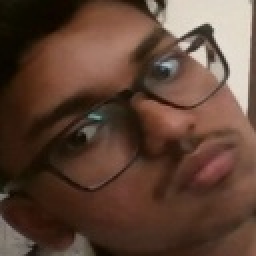
#> input picture registered_faces/U24CS146_latest.jpg, 128 x 128 px (shown 2 times larger); its folder holds only this picture in this run
$ python -i anti_spoofing.py   (imports and definitions only)   (older library calls are emulated)
#> lines starting #> are read from the running program, lines starting #| are printed output that depends on the picture
"""
anti_spoofing.py — v3: SCORE-GATE REJECTION

New approach:
  - Compute a PHOTO SCORE (0–100). If >= 40 → REJECT as photo/spoof.
  - Liveness score = 100 - photo_score (clamped).
  - Attendance only allowed if liveness_score >= 60.

Photo detection signals (each contributes to photo_score):
  1. FLATNESS  — Laplacian variance. Real faces are 3D and sharp.
                 Photos/screens are flat → low Laplacian.
  2. STATIC    — Frame-to-frame pixel diff. Photos don't move at all.
  3. GRADIENT  — Gradient magnitude distribution. Photos have hard compression edges.
  4. DEPTH VAR — Variance of local contrast patches. Flat=photo, varied=real.
  5. BLINK     — No blink detected after N frames → strong photo indicator.
  6. MOIRE     — Screen moire pattern detection via FFT peak analysis.

Rejection rule:  photo_score >= 40  →  REJECTED  (liveness_score < 60)
Acceptance rule: photo_score < 40   →  ACCEPTED   (liveness_score >= 60)
"""

import cv2
import numpy as np
from collections import deque

# ── Thresholds ────────────────────────────────────────────────────────────────

LIVENESS_THRESHOLD   = 60    # liveness_score must be >= this (0–100 scale)
PHOTO_REJECT_SCORE   = 40    # photo_score >= this → reject
WARMUP_FRAMES        = 30    # don't pass before this many frames
MIN_MOTION_MEAN      = 1.2   # mean pixel diff below this = static = photo
BLINK_REQUIRED_AFTER = 60    # frames — if no blink by this frame, penalise hard
LAP_REAL_MIN         = 80.0  # Laplacian variance — real faces typically >80
LAP_PHOTO_MAX        = 50.0  # Photos/screens typically <50


# ── Signal: Laplacian flatness ────────────────────────────────────────────────

# [38 lines left out: functions _flatness_score, _static_score, not called in this run]


# ── Signal: Gradient distribution (compression artifacts) ────────────────────

def _gradient_score(gray: np.ndarray) -> float:
    """
    JPEG/screen photos have characteristic gradient histograms.
    Real faces: smooth gradient distribution.
    Photos: spiky histogram (compression quantisation).
    """
    gx = cv2.Sobel(gray, cv2.CV_64F, 1, 0, ksize=3)
    gy = cv2.Sobel(gray, cv2.CV_64F, 0, 1, ksize=3)
    mag = np.sqrt(gx**2 + gy**2).astype(np.uint8)
    hist, _ = np.histogram(mag.ravel(), bins=32, range=(0, 256))
    hist = hist.astype(float) / (hist.sum() + 1e-9)
    # Measure peakiness: high kurtosis = photo compression artefacts
    mean = np.average(np.arange(32), weights=hist)
    var  = np.average((np.arange(32) - mean)**2, weights=hist)
    if var < 1e-6:
        return 40.0
    kurt = np.average((np.arange(32) - mean)**4, weights=hist) / (var**2 + 1e-9)
    # Real face: kurt ~2–6. Photo: kurt >8 (spiky)
    if kurt > 10:
        return 45.0
    elif kurt > 7:
        return 25.0
    else:
        return 0.0


# ── Signal: Local depth variance ─────────────────────────────────────────────

# [49 lines left out: functions _depth_variance_score, _moire_score, not called in this run]


# ── Blink detector ────────────────────────────────────────────────────────────

_eye_cascade = None

# [14 lines left out: functions _get_eye_cascade, _eye_openness, not called in this run]


# ── Main class ────────────────────────────────────────────────────────────────

class LivenessChecker:
    """
    Computes a photo_score (0–100).
    If photo_score >= PHOTO_REJECT_SCORE → REJECTED.
    liveness_score = max(0, 100 - photo_score).
    Attendance allowed only if liveness_score >= LIVENESS_THRESHOLD (60).
    """

    # [180 lines left out: functions __init__, _update_motion, _update_blink, update, reset, is_live and 1 more, not called in this run]

>>> import cv2
>>> picture = cv2.imread('../registered_faces/U24CS146_latest.jpg', cv2.IMREAD_GRAYSCALE)
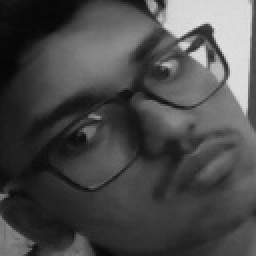
#> picture: shape (128, 128) (shown 2 times larger); min 5, max 226, mean 74.3
>>> result = _gradient_score(picture)
#> in _gradient_score, `gx = cv2.Sobel(gray, cv2.CV_64F, 1, 0, ksize=3)`:
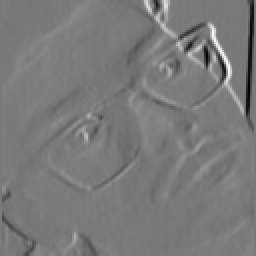
#> gx: shape (128, 128) float64 (shown 2 times larger); min -600, max 658, mean 3; drawn with min black and max white
#> in _gradient_score, `gy = cv2.Sobel(gray, cv2.CV_64F, 0, 1, ksize=3)`:
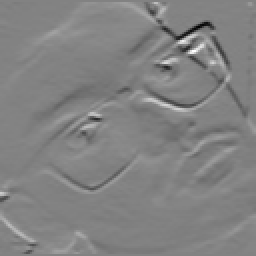
#> gy: shape (128, 128) float64 (shown 2 times larger); min -628, max 596, mean -2.2; drawn with min black and max white
#> in _gradient_score, `mag = np.sqrt(gx**2 + gy**2).astype(np.uint8)`:
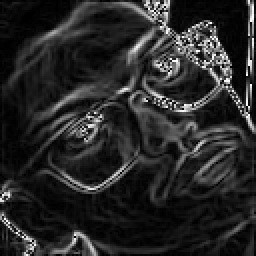
#> mag: shape (128, 128) (shown 2 times larger); min 0, max 255, mean 39.7
#> in _gradient_score, `hist, _ = np.histogram(mag.ravel(), bins=32, range=(0, 256))`: hist = 32 values, max 3159 at index 1, min 22 at index 29, mean 512
#> in _gradient_score, `hist = hist.astype(float) / (hist.sum() + 1e-9)`: hist = 32 values, max 0.193 at index 1, min 0.00134 at index 29, mean 0.0312
#> in _gradient_score, `mean = np.average(np.arange(32), weights=hist)`: mean = 4.53
#> in _gradient_score, `var  = np.average((np.arange(32) - mean)**2, weights=hist)`: var = 30.94
#> in _gradient_score, `kurt = np.average((np.arange(32) - mean)**4, weights=hist) / (var**2 +..`: kurt = 8.24
#> result = 25

$ run again, on registered_faces/U24CS167_latest.jpg
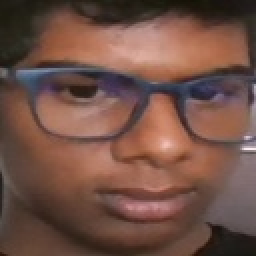
#> input picture registered_faces/U24CS167_latest.jpg, 128 x 128 px (shown 2 times larger)
#> in _gradient_score, `gy = cv2.Sobel(gray, cv2.CV_64F, 0, 1, ksize=3)`:
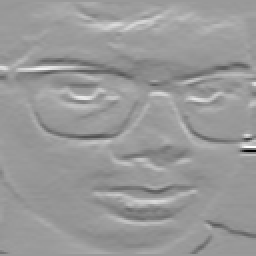
#> gy: shape (128, 128) float64 (shown 2 times larger); min -618, max 412, mean 1.8; drawn with min black and max white
#> in _gradient_score, `mag = np.sqrt(gx**2 + gy**2).astype(np.uint8)`:
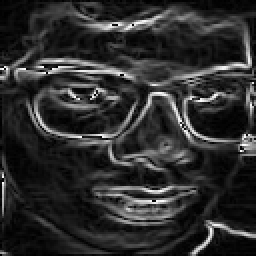
#> mag: shape (128, 128) (shown 2 times larger); min 0, max 255, mean 45.6
#> in _gradient_score, `hist, _ = np.histogram(mag.ravel(), bins=32, range=(0, 256))`: hist = 32 values, max 2704 at index 1, min 23 at index 31, mean 512
#> in _gradient_score, `hist = hist.astype(float) / (hist.sum() + 1e-9)`: hist = 32 values, max 0.165 at index 1, min 0.0014 at index 31, mean 0.0312
#> mean = 5.27
#> var = 33.83
#> kurt = 6.49
#> result = 0
